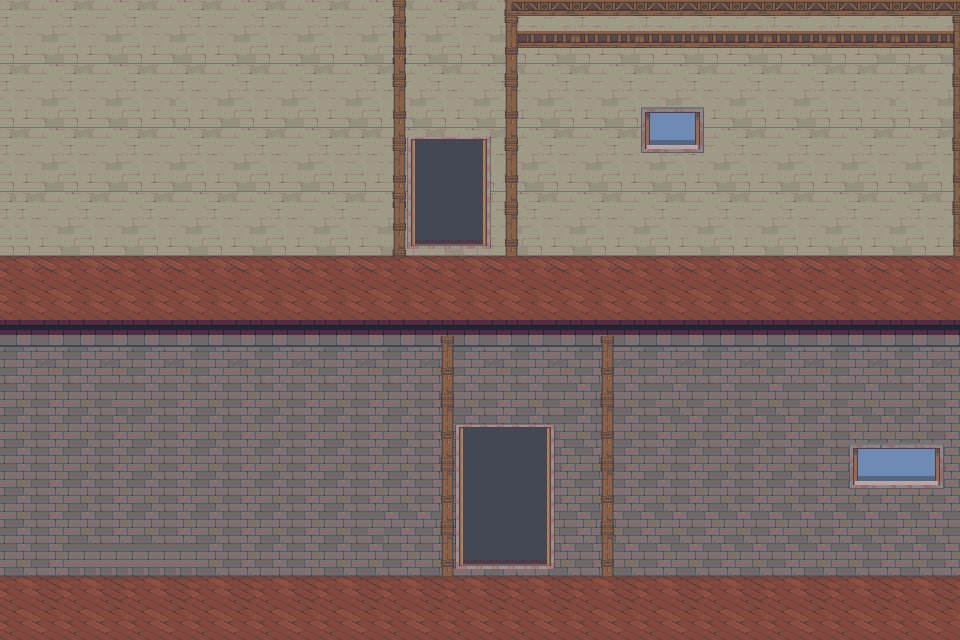

This is a level from a 2D game, rendered from its Tiled map with the project's own tilesets. A one-line summary and the map file follow, with tile-layer data summarised:
An orthogonal 60x40 tile map with 16x16 px tiles, 4 tile layers (Walls, celi, portal, FLoors), 1 hidden layer not drawn, 19 tilesets and 29 objects.

<map version="1.10" tiledversion="1.12.1" orientation="orthogonal" renderorder="right-down" width="60" height="40" tilewidth="16" tileheight="16" infinite="0" nextlayerid="20" nextobjectid="86">
 <tileset firstgid="1" source="../tilesets/Interior.tsx" />
 <tileset firstgid="833" source="../tilesets/windows_and_doors2.tsx" />
 <tileset firstgid="4929" source="../tilesets/plants_13.tsx" />
 <tileset firstgid="4930" source="../tilesets/collision.tsx" />
 <tileset firstgid="6910" source="../tilesets/fireplace_1.tsx" />
 <tileset firstgid="6911" source="../tilesets/decor_shields_4.tsx" />
 <tileset firstgid="6912" source="../tilesets/decors_paintings_7.tsx" />
 <tileset firstgid="6913" source="../tilesets/interiors_demo2.tsx" />
 <tileset firstgid="7089" source="../tilesets/bed_9.tsx" />
 <tileset firstgid="7090" source="../tilesets/cabinets_BA.tsx" />
 <tileset firstgid="7095" source="../tilesets/cabinets.tsx" />
 <tileset firstgid="7101" source="../tilesets/fixtures_BA.tsx" />
 <tileset firstgid="7103" source="../tilesets/stove.tsx" />
 <tileset firstgid="7104" source="../tilesets/Slice_0.tsx" />
 <tileset firstgid="7105" source="../tilesets/shelves_2.tsx" />
 <tileset firstgid="7106" source="../tilesets/table_rect_0.tsx" />
 <tileset firstgid="7107" source="../tilesets/chair.tsx" />
 <tileset firstgid="7108" source="../tilesets/interiors_demo.tsx" />
 <tileset firstgid="7133" source="../tilesets/HairDryerSetup.tsx" />
 <layer id="1" name="Walls" width="60" height="40" locked="1">
  <data>[2400 cells, 208 non-empty, 7 distinct tile ids]</data>
 </layer>
 <layer id="4" name="celi" width="60" height="40" locked="1">
  <data>[2400 cells, 35 non-empty, 4 distinct tile ids]</data>
 </layer>
 <layer id="16" name="portal" width="60" height="40" locked="1">
  <data>[2400 cells, 158 non-empty, 28 distinct tile ids]</data>
 </layer>
 <objectgroup id="9" name="Portal" locked="1">
  <object id="11" gid="570" x="420" y="246" width="64" height="64" />
  <object id="18" gid="6910" x="-24" y="614" width="231" height="228" />
  <object id="20" gid="6911" x="201" y="453.5" width="108" height="93" />
  <object id="22" gid="6912" x="659.167" y="483" width="155.5" height="91.5" />
 </objectgroup>
 <layer id="5" name="FLoors" width="60" height="40" locked="1">
  <data>[2400 cells, 46 non-empty, 14 distinct tile ids]</data>
 </layer>
 <objectgroup id="14" name="Washroom" locked="1">
  <object id="32" gid="7092" x="544.667" y="277.333" width="105.333" height="172.667" />
 </objectgroup>
 <objectgroup id="15" name="ws non int" locked="1">
  <object id="35" gid="7102" x="583.667" y="288" width="162.667" height="134" />
  <object id="69" gid="7097" x="591" y="271" width="153" height="110" />
  <object id="1" gid="4929" x="548.8" y="588.8" width="63.2" height="129.6" />
 </objectgroup>
 <objectgroup id="12" name="couch" locked="1">
  <object id="28" gid="7089" x="840.5" y="633.5" width="119" height="156" />
  <object id="38" gid="7101" x="782" y="302.667" width="168.667" height="120" />
  <object id="59" gid="7104" x="324" y="64.6667" width="78.6667" height="65.3333" />
  <object id="60" gid="7104" x="-12" y="60.6667" width="68" height="60" />
  <object id="62" gid="7106" x="237.333" y="282" width="119.333" height="60.6667" />
  <object id="63" gid="7107" x="350.667" y="278" width="44" height="64" />
  <object id="64" gid="7105" x="120" y="164.667" width="162" height="99.3333" />
  <object id="65" gid="7103" x="11" y="293" width="165" height="150" />
  <object id="70" gid="7128" x="258" y="588" width="180" height="110" />
 </objectgroup>
 <layer id="8" name="Collision" width="60" height="40" visible="0" locked="1">
  <properties>
   <property name="solid" type="bool" value="false" />
  </properties>
  <data>[2400 cells, 254 non-empty, 150 distinct tile ids]</data>
 </layer>
 <objectgroup id="6" name="Collision Layer" visible="0" locked="1">
  <object id="72" x="0" y="-32" width="960" height="48" />
  <object id="74" x="-16" y="0" width="32" height="640" />
  <object id="75" x="16" y="576" width="928" height="64" />
  <object id="76" x="944" y="0" width="16" height="624" />
  <object id="79" x="18.6667" y="286.667" width="924" height="37.3333" />
 </objectgroup>
 <objectgroup id="19" name="Sensors" visible="0" locked="1">
  <object id="80" x="10.6667" y="-4" width="385.333" height="322.667" />
  <object id="81" x="516" y="-1.33333" width="444" height="318.667" />
  <object id="82" x="609.333" y="332" width="353.333" height="312" />
  <object id="83" x="0" y="328" width="438.667" height="313.333" />
  <object id="84" x="457.333" y="425.333" width="92" height="138.667" />
  <object id="85" x="414.667" y="134.667" width="69.3333" height="109.333" />
 </objectgroup>
 <objectgroup id="17" name="spawn" visible="0" locked="1">
  <object id="71" x="512" y="576">
   <point />
  </object>
 </objectgroup>
 <objectgroup id="18" name="Transformables" />
</map>
